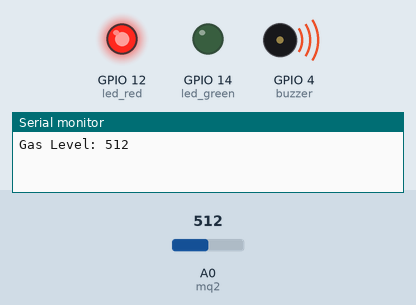
Recording of a sketch running on a simulated ESP8266 (NodeMCU). Shown: output pins drawn as LEDs (lit = HIGH), buzzer (waves = sounding, pin HIGH), the last lines printed to the serial monitor. The inputs (shaded band) are chosen by the test bench; at power-on: A0 (mq2) = 512. WiFi joins after 1.5 s; servers stay silent unless stated.

Above: at 3.0 s.
3.1 s: A0 (mq2) set to 466
7.3 s: A0 (mq2) set to 438
At 8.1 s:
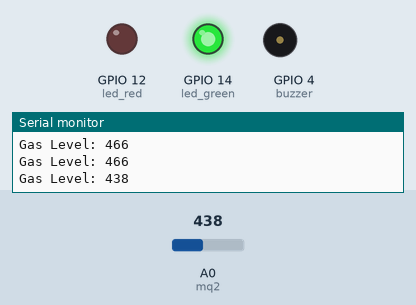
9.3 s: A0 (mq2) set to 460
At 10.7 s:
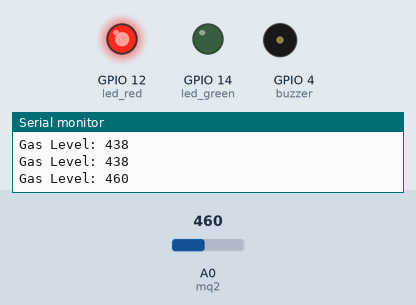
13.5 s: A0 (mq2) set to 440
At 15.1 s:
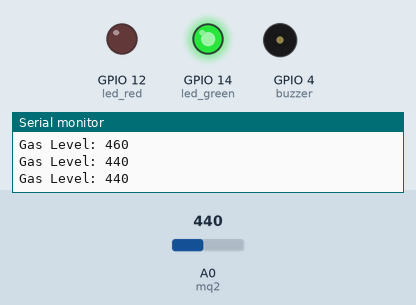
Timing chart, 0 to 16.3 s (numbered marks = the images above; inputs shaded):
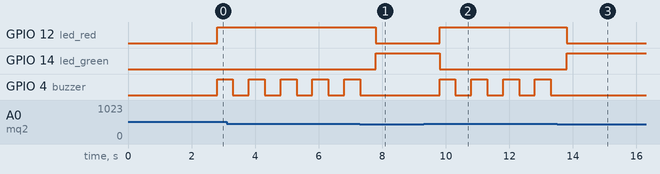

Measured:
- the behaviour switches between 451 and 450 on A0 (mq2) (found by bisection; images 0 and 1)
- after the input at 7.3 s, GPIO 12 (led_red): HIGH → LOW after 0.50 s; GPIO 14 (led_green): LOW → HIGH after 0.50 s; GPIO 4 (buzzer): goes on until 7.3 s, then stays LOW
- after the input at 9.3 s, GPIO 12 (led_red): LOW → HIGH after 0.50 s; GPIO 14 (led_green): HIGH → LOW after 0.50 s; GPIO 4 (buzzer): alternates HIGH for 0.50 s and LOW for 0.50 s, starting after 0.50 s
- after the input at 13.5 s, GPIO 12 (led_red): HIGH → LOW after 0.30 s; GPIO 14 (led_green): LOW → HIGH after 0.30 s; GPIO 4 (buzzer): stops changing and stays LOW
- by itself, GPIO 4 (buzzer): alternates HIGH for 0.50 s and LOW for 0.50 s

The sketch:

smoke_detection.ino
```cpp
#include <ESP8266WiFi.h>
#include <BlynkSimpleEsp8266.h>
#define BLYNK_PRINT Serial
char auth[] = "Ieq2eYNfPS1W0eSIuoCYpf8Xs36iaps2";

char ssid[] = "Redmif";
char pass[] = "123456789";

SimpleTimer timer;

int mq2 = A0;
int data = 0;
int buzzer = 4;
int led_green = 14;
int led_red = 12;


void setup()
{
pinMode(buzzer, OUTPUT);
pinMode(mq2, INPUT);
pinMode(led_green, OUTPUT);
pinMode(led_red, OUTPUT);
digitalWrite(led_green, LOW);
digitalWrite(led_red, LOW);

  Serial.begin(115200);
  Blynk.begin(auth, ssid, pass);
  timer.setInterval(1000L, getSendData);
}

void loop()
{
  timer.run();
  Blynk.run();
}

void getSendData()
{
data = analogRead(mq2);
Serial.print("Gas Level: ");
Serial.println(data);
Blynk.virtualWrite(V2, data);

  if (data > 450 )
  {
    digitalWrite(led_green, LOW);
digitalWrite(led_red, HIGH);
digitalWrite(buzzer, HIGH);
Blynk.notify("Alert: Smoke Detected");
Blynk.email("Alert!!!" , " Smoke Detected");
delay(500);
digitalWrite(buzzer, LOW);
  }else
{
digitalWrite(buzzer, LOW);
digitalWrite(led_green, HIGH);
digitalWrite(led_red, LOW);
}

}
```
